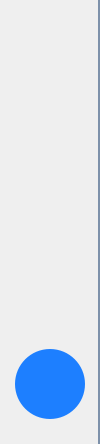
           <widget class="QWidget" name="widget_6" native="true">
            <property name="minimumSize">
             <size>
              <width>100</width>
              <height>0</height>
             </size>
            </property>
            <property name="maximumSize">
             <size>
              <width>100</width>
              <height>16777215</height>
             </size>
            </property>
            <property name="styleSheet">
             <string notr="true">border-right : 2px solid rgb(125, 145, 170)</string>
            </property>
            <layout class="QVBoxLayout" name="verticalLayout_2">
             <property name="leftMargin">
              <number>0</number>
             </property>
             <property name="topMargin">
              <number>0</number>
             </property>
             <property name="rightMargin">
              <number>0</number>
             </property>
             <property name="bottomMargin">
              <number>10</number>
             </property>
             <item>
              <widget class="QWidget" name="widget_7" native="true">
               <layout class="QVBoxLayout" name="verticalLayout_3">
                <property name="spacing">
                 <number>40</number>
                </property>
                <property name="leftMargin">
                 <number>25</number>
                </property>
                <item>
                 <spacer name="verticalSpacer">
                  <property name="orientation">
                   <enum>Qt::Vertical</enum>
                  </property>
                  <property name="sizeHint" stdset="0">
                   <size>
                    <width>20</width>
                    <height>40</height>
                   </size>
                  </property>
                 </spacer>
                </item>
                <item>
                 <widget class="QPushButton" name="btn_home">
                  <property name="minimumSize">
                   <size>
                    <width>50</width>
                    <height>50</height>
                   </size>
                  </property>
                  <property name="maximumSize">
                   <size>
                    <width>50</width>
                    <height>50</height>
                   </size>
                  </property>
                  <property name="styleSheet">
                   <string notr="true">#btn_home{
border-radius : 15px;
border-right : none
}
QPushButton:hover {
                background-color: rgb(117, 129, 143); 
            }</string>
                  </property>
                  <property name="text">
                   <string/>
                  </property>
                  <property name="icon">
                   <iconset>
                    <normaloff>C:/Users/ADMIN/Downloads/icons8-home-30.png</normaloff>C:/Users/ADMIN/Downloads/icons8-home-30.png</iconset>
                  </property>
                  <property name="iconSize">
                   <size>
                    <width>25</width>
                    <height>25</height>
                   </size>
                  </property>
                 </widget>
                </item>
                <item>
                 <widget class="QPushButton" name="btn_profile">
                  <property name="minimumSize">
                   <size>
                    <width>50</width>
                    <height>50</height>
                   </size>
                  </property>
                  <property name="maximumSize">
                   <size>
                    <width>50</width>
                    <height>50</height>
                   </size>
                  </property>
                  <property name="styleSheet">
                   <string notr="true">#btn_profile{
border-radius: 15px;
border-right : none

}
QPushButton:hover {
                background-color: rgb(117, 129, 143); 
            }
</string>
                  </property>
                  <property name="text">
                   <string/>
                  </property>
                  <property name="icon">
                   <iconset>
                    <normaloff>C:/Users/ADMIN/Downloads/icons8-video-camera-50 (1).png</normaloff>C:/Users/ADMIN/Downloads/icons8-video-camera-50 (1).png</iconset>
                  </property>
                  <property name="iconSize">
                   <size>
                    <width>25</width>
                    <height>25</height>
                   </size>
                  </property>
                 </widget>
                </item>
                <item>
                 <widget class="QPushButton" name="btn_learning">
                  <property name="minimumSize">
                   <size>
                    <width>50</width>
                    <height>50</height>
                   </size>
                  </property>
                  <property name="maximumSize">
                   <size>
                    <width>50</width>
                    <height>50</height>
                   </size>
                  </property>
                  <property name="styleSheet">
                   <string notr="true">#btn_learning{
border-radius : 15px;
border-right : none

}
QPushButton:hover {
                background-color: rgb(117, 129, 143); 
            }</string>
                  </property>
                  <property name="text">
                   <string/>
                  </property>
                  <property name="icon">
                   <iconset>
                    <normaloff>C:/Users/ADMIN/Downloads/icons8-account-50.png</normaloff>C:/Users/ADMIN/Downloads/icons8-account-50.png</iconset>
                  </property>
                  <property name="iconSize">
                   <size>
                    <width>25</width>
                    <height>25</height>
                   </size>
                  </property>
                 </widget>
                </item>
                <item>
                 <spacer name="verticalSpacer_2">
                  <property name="orientation">
                   <enum>Qt::Vertical</enum>
                  </property>
                  <property name="sizeHint" stdset="0">
                   <size>
                    <width>20</width>
                    <height>40</height>
                   </size>
                  </property>
                 </spacer>
                </item>
               </layout>
              </widget>
             </item>
             <item>
              <widget class="QWidget" name="widget_8" native="true">
               <property name="minimumSize">
                <size>
                 <width>100</width>
                 <height>100</height>
                </size>
               </property>
               <property name="maximumSize">
                <size>
                 <width>100</width>
                 <height>100</height>
                </size>
               </property>
               <layout class="QHBoxLayout" name="horizontalLayout_6">
                <item>
                 <widget class="QLabel" name="label_avatar">
                  <property name="maximumSize">
                   <size>
                    <width>70</width>
                    <height>70</height>
                   </size>
                  </property>
                  <property name="styleSheet">
                   <string notr="true">background-color: rgb(29, 127, 255);
border-radius: 35px;
border-right : none
</string>
                  </property>
                  <property name="text">
                   <string/>
                  </property>
                  <property name="pixmap">
                   <pixmap>Image/avatar.jpg</pixmap>
                  </property>
                  <property name="scaledContents">
                   <bool>true</bool>
                  </property>
                  <property name="alignment">
                   <set>Qt::AlignCenter</set>
                  </property>
                 </widget>
                </item>
               </layout>
              </widget>
             </item>
            </layout>
           </widget>
